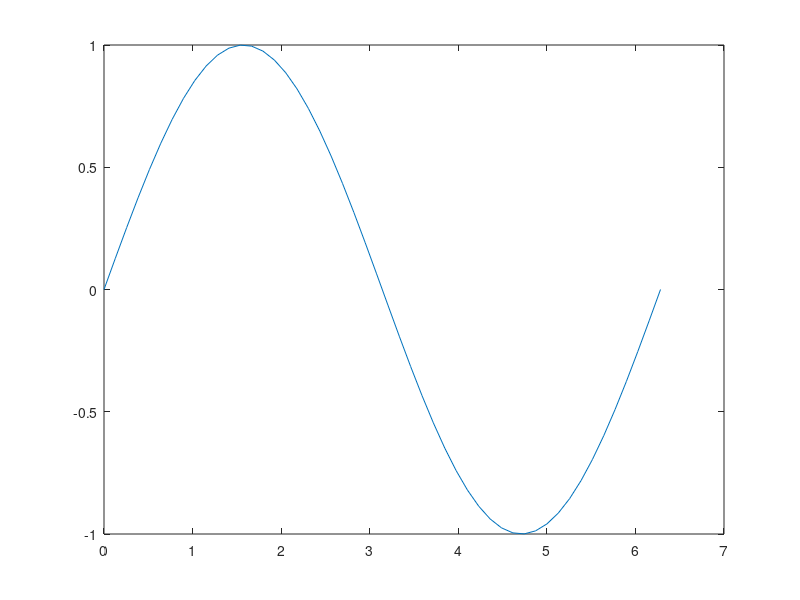

MATLAB code for this plot: (Note: this script raises an error after producing the figure.)
clf;

x = linspace(0, 2*pi, 50);
y = sin(x);

plot(x, y, '-');


mask = y < -0.5;
xv = x(mask);
yv = -y(mask);
[~, ind] = min(y);
xmark = x(ind);

color = hex2rgb('2596be');

% xmark = 0;
% xv = [0 pi 2*pi];
% yv = [0.7 0.3 0.7];

aa = AutoAxis();
aa.addMarkerX(xmark, "min", ...
    'distribution', yv,  'distributionBins', xv, ...
    'markerColor', color, 'distributionColor', color, ...
    'alpha', 0.9, 'normalizeDistribution', true);

aa.update();